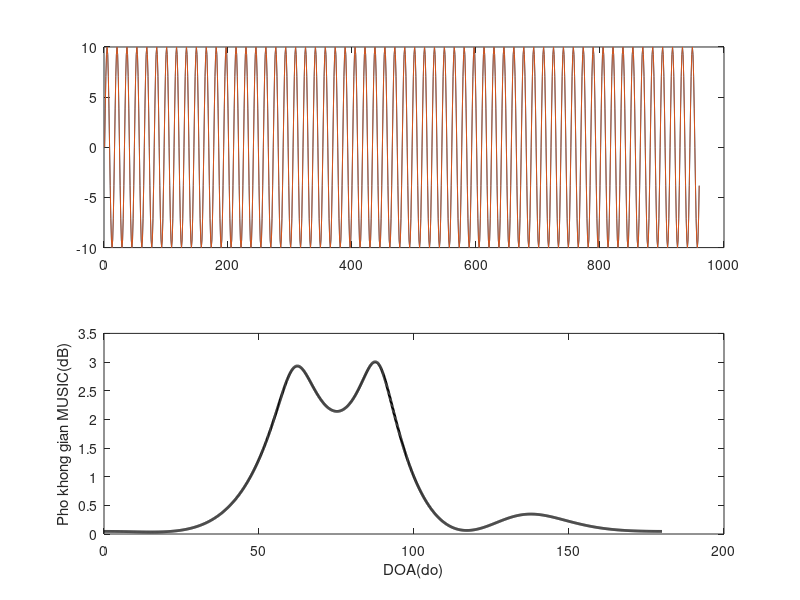

Recreate this plot in MATLAB.
clear all 
%close all 
clc 
f_sonar = 12000;
fs = 192000;
c_sound = 1500;
%THAM SO HE ANTEN ULA
%Buoc song cua tin hieu(m)
lamda=c_sound/f_sonar;

%So phan tu cua mang anten
M=4;                 

%Khoang cach giua cap anten lien tiep so voi buoc song
d=0.5*lamda;

%GAIN
gain=0;

%THAM SO NGUON TIN HIEU DEN
%So nguon tin hieu 
D=2;

%GOC TOI CUA CAC NGUON TIN HIEU
angles=[90 60]*(pi/180);   

%SNR cua cac nguon tin hieu (dB)-ung voi moi kenh I va Q
SNRdB=15;
SNRdBs=SNRdB*[1 1];

%THAM SO CHUNG
%He so song
k=2*pi/lamda;         

%So mau tin hieu thu
Nb=960; 


%Tao ma tran vecto dau vao tin hieu ban dau S[D,Nb] va ma tran vecto lai A_tmp(D,M)
for i=1:D 
    %S(i,:)=(20^(SNRdBs(i)/10))*1*(randn(1,Nb)+j*randn(1,Nb));
    %S(i,:)=(20^(SNRdBs(i)/10))*1*(randn(1,Nb));
    
    t = 0:1/fs:0.005-1/fs; % phat sin trong 0.0005s
    S(i,:) = 10*sin(2*pi*f_sonar*t);
    A_tmp(i,:)=10^(gain/10)*exp(j*k*(0:M-1)*d*(cos(angles(i)))); 
end
subplot(2,1,1);
plot(S(1,:));
hold on
plot(S(2,:));
%Tao ma tran nhieu N[M,Nb] bien do moi kenh bang 1.
N=1*(randn(M,Nb)+j*randn(M,Nb));

%Tao ma tran du lieu thu duoc boi mang anten U[M,Nb]
A=A_tmp.';
%U=A*S+N;
U=A*S+N;

%AP DUNG THUAT TOAN MUSIC DE TIM DOA

%Tinh covarian cua tin hieu vao
Ruu=U*U'/Nb;

%Xac dinh gia tri rieng va vector rieng cua covarian cua tin hieu loi vao
[eigVector,eigValue]=eig(Ruu);

eigValueMax=max(max(eigValue));

%disp(eigValue);

%Xac dinh so nguon tin hieu den
%signals=length(find(diag(eigValue)>eigValueMax/1000000));
%disp(signals);
%signals=1;
signals=2;
%signals=4;
%Xac dinh cac vector rieng cua khong gian nhieu
eigVectorNoise=eigVector(:,1:M-signals);

%Pho khong gian cua tin hieu
i=0; 
for theta=0:.1:180
    i=i+1; 
    A0_tmp=10^(gain/10)*exp(j*k*(0:M-1)*d*(cos(theta*pi/180))); 
    A0=A0_tmp.';
    P(i)=10*log((A0'*A0)/(A0'*eigVectorNoise*eigVectorNoise'*A0))/10;
    %P(i)=((A0'*A0)/(A0'*eigVectorNoise*eigVectorNoise'*A0))
end

%Bieu dien
theta=0:.1:180;
subplot(2,1,2);
plot(theta,real(P),'k','linewidth',2); 
xlabel('DOA(do)');
ylabel('Pho khong gian MUSIC(dB)'); 
hold on;